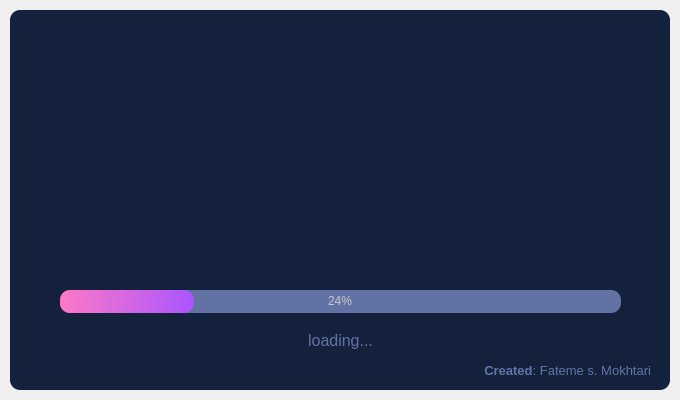
<?xml version="1.0" encoding="UTF-8"?>
<ui version="4.0">
 <class>SplashScreen</class>
 <widget class="QMainWindow" name="SplashScreen">
  <property name="windowModality">
   <enum>Qt::NonModal</enum>
  </property>
  <property name="geometry">
   <rect>
    <x>0</x>
    <y>0</y>
    <width>680</width>
    <height>400</height>
   </rect>
  </property>
  <property name="windowTitle">
   <string>MainWindow</string>
  </property>
  <property name="tabShape">
   <enum>QTabWidget::Rounded</enum>
  </property>
  <widget class="QWidget" name="centralwidget">
   <layout class="QVBoxLayout" name="verticalLayout">
    <property name="spacing">
     <number>0</number>
    </property>
    <property name="leftMargin">
     <number>10</number>
    </property>
    <property name="topMargin">
     <number>10</number>
    </property>
    <property name="rightMargin">
     <number>10</number>
    </property>
    <property name="bottomMargin">
     <number>10</number>
    </property>
    <item>
     <widget class="QFrame" name="dropShadowFrame">
      <property name="styleSheet">
       <string notr="true">QFrame {	
	background-color:#14213d;	
	color: rgb(220, 220, 220);
	border-radius: 10px;
}</string>
      </property>
      <property name="frameShape">
       <enum>QFrame::StyledPanel</enum>
      </property>
      <property name="frameShadow">
       <enum>QFrame::Raised</enum>
      </property>
      <widget class="QLabel" name="label_title">
       <property name="geometry">
        <rect>
         <x>140</x>
         <y>0</y>
         <width>361</width>
         <height>221</height>
        </rect>
       </property>
       <property name="font">
        <font>
         <family>Segoe UI</family>
         <pointsize>40</pointsize>
        </font>
       </property>
       <property name="autoFillBackground">
        <bool>false</bool>
       </property>
       <property name="styleSheet">
        <string notr="true">color: rgb(254, 121, 199);</string>
       </property>
       <property name="text">
        <string/>
       </property>
       <property name="pixmap">
        <pixmap>../Images/Logo.png</pixmap>
       </property>
       <property name="scaledContents">
        <bool>true</bool>
       </property>
       <property name="alignment">
        <set>Qt::AlignCenter</set>
       </property>
      </widget>
      <widget class="QProgressBar" name="progressBar">
       <property name="geometry">
        <rect>
         <x>50</x>
         <y>280</y>
         <width>561</width>
         <height>23</height>
        </rect>
       </property>
       <property name="styleSheet">
        <string notr="true">QProgressBar {
	
	background-color: rgb(98, 114, 164);
	color: rgb(200, 200, 200);
	border-style: none;
	border-radius: 10px;
	text-align: center;
}
QProgressBar::chunk{
	border-radius: 10px;
	background-color: qlineargradient(spread:pad, x1:0, y1:0.511364, x2:1, y2:0.523, stop:0 rgba(254, 121, 199, 255), stop:1 rgba(170, 85, 255, 255));
}</string>
       </property>
       <property name="value">
        <number>24</number>
       </property>
      </widget>
      <widget class="QLabel" name="label_loading">
       <property name="geometry">
        <rect>
         <x>0</x>
         <y>320</y>
         <width>661</width>
         <height>21</height>
        </rect>
       </property>
       <property name="font">
        <font>
         <family>Segoe UI</family>
         <pointsize>12</pointsize>
        </font>
       </property>
       <property name="styleSheet">
        <string notr="true">color: rgb(98, 114, 164);</string>
       </property>
       <property name="text">
        <string>loading...</string>
       </property>
       <property name="alignment">
        <set>Qt::AlignCenter</set>
       </property>
      </widget>
      <widget class="QLabel" name="label_credits">
       <property name="geometry">
        <rect>
         <x>20</x>
         <y>350</y>
         <width>621</width>
         <height>21</height>
        </rect>
       </property>
       <property name="font">
        <font>
         <family>Segoe UI</family>
         <pointsize>10</pointsize>
        </font>
       </property>
       <property name="styleSheet">
        <string notr="true">color: rgb(98, 114, 164);</string>
       </property>
       <property name="text">
        <string>&lt;strong&gt;Created&lt;/strong&gt;: Fateme s. Mokhtari</string>
       </property>
       <property name="alignment">
        <set>Qt::AlignRight|Qt::AlignTrailing|Qt::AlignVCenter</set>
       </property>
      </widget>
     </widget>
    </item>
   </layout>
  </widget>
 </widget>
 <resources/>
 <connections/>
</ui>
